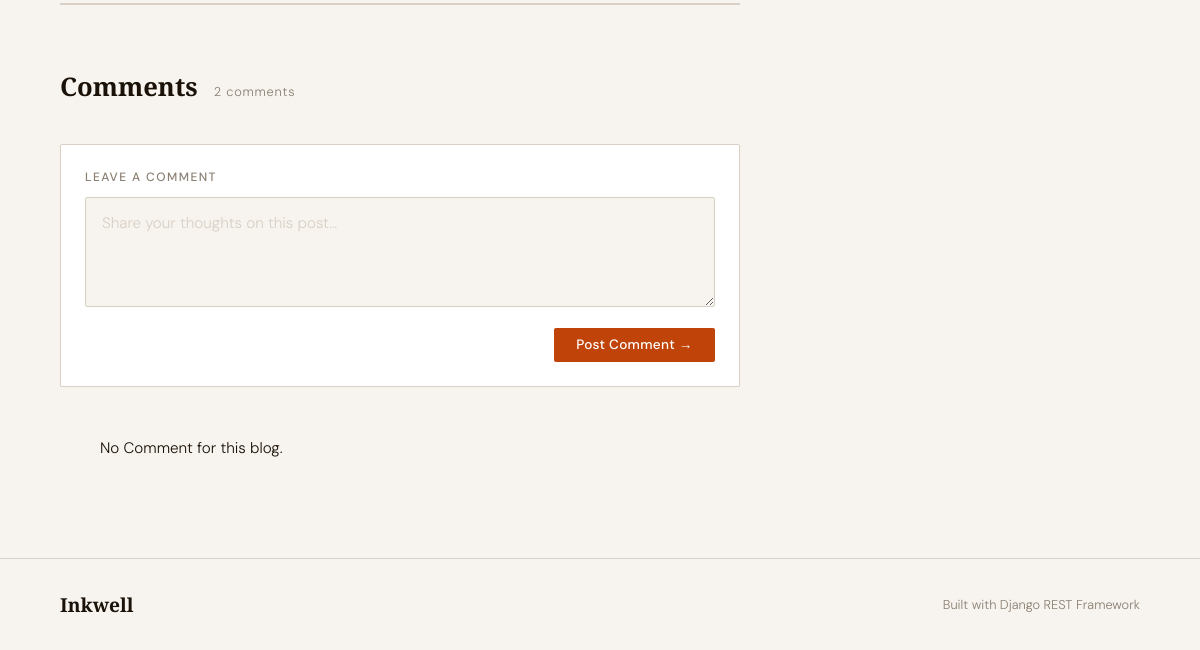
/blog/post_detail/6 (lower part), run on an earlier commit of the app's database.
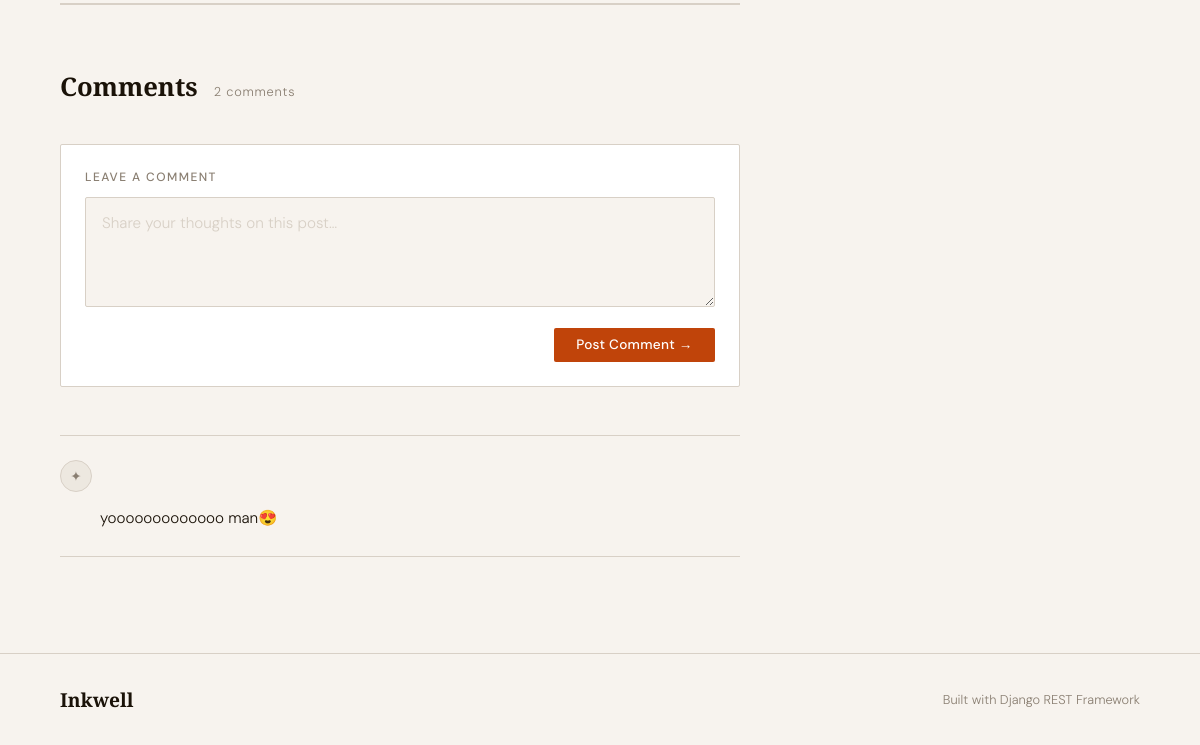
And on a later commit of the database.
### blogs/models.py (models this page shows, shortened)
class Comment(models.Model):
    blog = models.ForeignKey(to=Blog, on_delete=models.CASCADE, related_name='comments')
    comments = models.TextField()
    created_at = models.DateTimeField(auto_now_add=True)
    updated_at = models.DateTimeField(auto_now=True)

### blogs/views.py (the view)
# urls.py: path('post_detail/<int:pk>', views.postDetail, name='postDetail'),
def postDetail(request, pk):
    blog = Blog.objects.get(pk=pk)
    comments = Comment.objects.filter(blog=pk)
    context = {
        'blog': blog,
        'comments': comments
    }
    return render(request=request, template_name='post_details.html', context=context)

### templates/post_details.html (shortened to what this page needs)
{% load static %}
<!DOCTYPE html>
<html lang="en">
<head>
    <link rel="stylesheet" href="{% static 'css/post_detail.css' %}">
</head>
<body>
    <div class="container">
        <div class="comments-section">
            <div class="comments-heading">
                <h2>Comments</h2>
                <span class="comments-count">2 comments</span>
            </div>
            <div class="comment-form-wrapper">
                <form id="commentForm">
                    <label class="comment-form-label" for="body">Leave a comment</label>
                    <textarea class="comment-textarea" id="body" name="comments"
                        placeholder="Share your thoughts on this post…" required></textarea>
                    <div class="comment-form-actions">
                        <button class="btn-comment" type="submit">Post Comment →</button>
                    </div>
                </form>
            </div>
            {% if comments %}
            {% for comment in comments %}
            <div class="comments-list">
                <div class="comment-item">
                    <div class="comment-meta">
                        <div class="comment-avatar">✦</div>
                    </div>
                    <p class="comment-body">{{comment.comments}}</p>
                </div>
            </div>
            {% endfor %}
            {% else %}
            <div>
                <p class="comment-body">No Comment for this blog.</p>
            </div>
            {% endif %}
        </div>
    </div>
    <footer>
        <span class="footer-logo">Inkwell</span>
        <span>Built with Django REST Framework</span>
    </footer>
</body>
</html>

What changed in the data, as far as the page shows it:
added Comment: comments "yooooooooooooo man😍"
Also different on the page:
text no longer shown: "No Comment for this blog."
